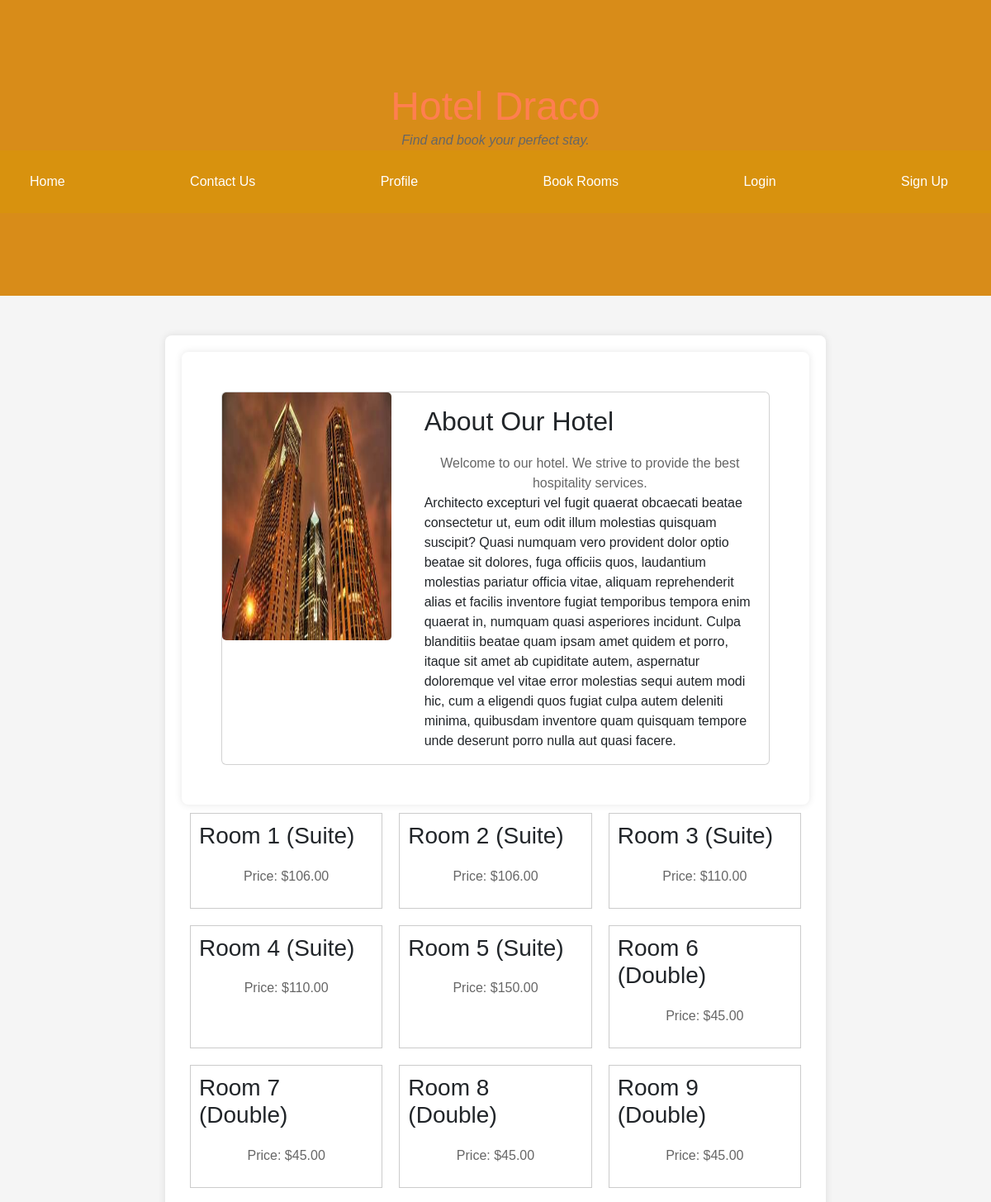
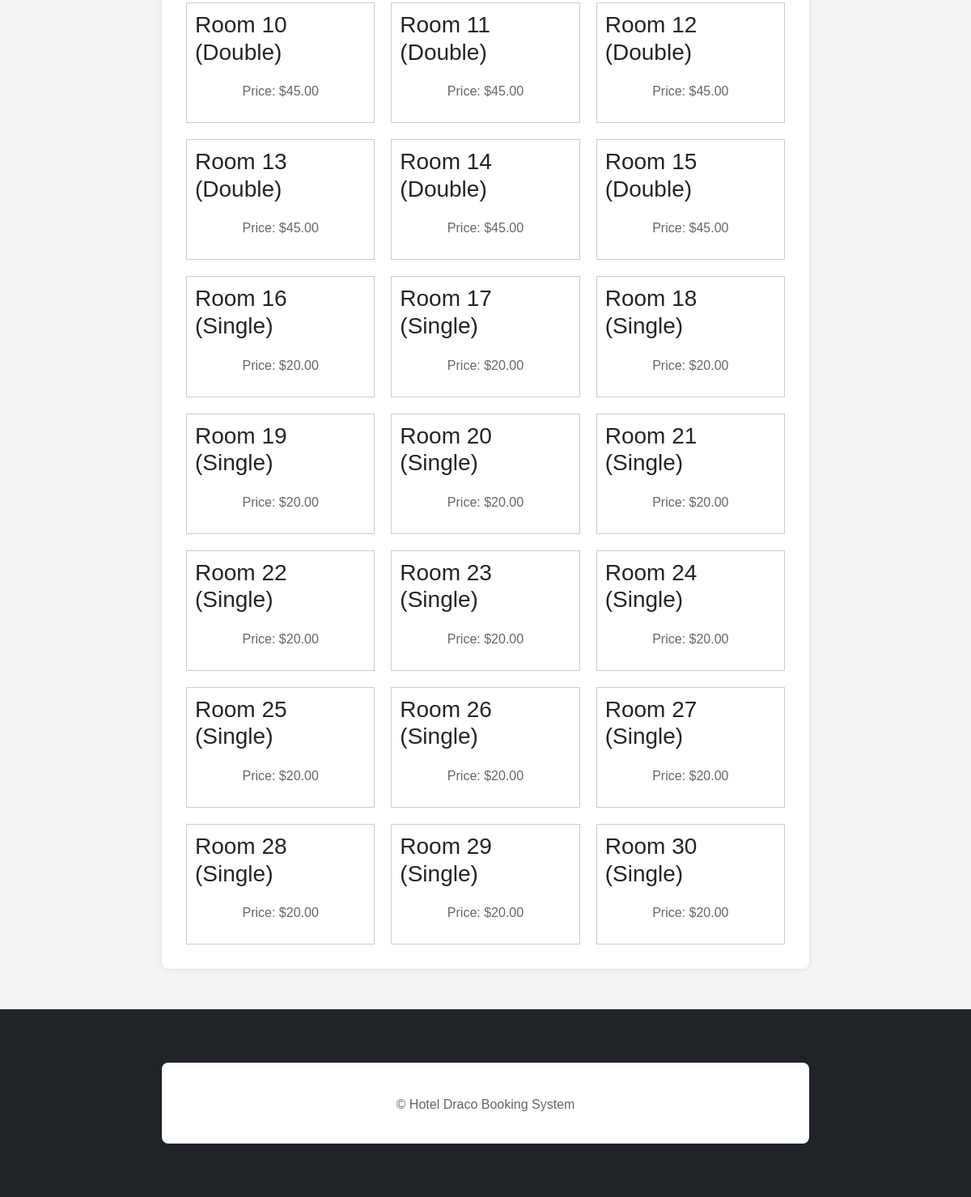
The page / on the database its author committed (2 pictures, top to bottom).
### booking/models.py (models this page shows, shortened)
class Room(models.Model):
    ROOM_TYPES = [
        ('Single', 'Single'),
        ('Double', 'Double'),
        ('Suite', 'Suite'),
    ]
    room_number = models.CharField(max_length=10)
    room_type = models.CharField(max_length=10, choices=ROOM_TYPES)
    price = models.DecimalField(max_digits=6, decimal_places=2)
    is_available = models.BooleanField(default=True)

### booking/views.py (the view)
# urls.py: path('', views.home, name='home'),
def home(request):
    rooms = Room.objects.filter(is_available=True)
    return render(request, 'booking/home.html', {'rooms': rooms})

### booking/templates/booking/home.html (shortened to what this page needs)
{% extends 'booking/base.html' %}
{% block content %}
{% load static %}
<link
      rel="stylesheet"
      href="https://maxcdn.bootstrapcdn.com/bootstrap/4.5.2/css/bootstrap.min.css"
    />
    <link rel="stylesheet" href="{% static 'css/styles.css' %}" />
    {% load static %}
<!DOCTYPE html>
<html lang="en">
<head>
    <link rel="stylesheet" href="{% static 'css/bootstrap.min.css' %}">
    <link rel="stylesheet" href="{% static 'css/styles.css' %}">
</head>
<body>
        <div class="container m-auto p-lg-5">
            <div class="card m-auto">
                <div class="row ">
                    <div class="col-md-4">
                        <img src="{% static 'booking\images\bg2-img.jpeg' %}" alt="Background Image" style="height:300px" class="card-img">
                    </div>
                    <div class="col-md-8">
                        <div class="card-body">
                            <h2 class="card-title">About Our Hotel</h2>
                            <p class="card-text">Welcome to our hotel. We strive to provide the best hospitality services.</p>
                        {% lorem 1 b random %}
                          </div>
                    </div>
                </div>
            </div>
        </div>
    <div class="rooms">
        {% for room in rooms %}
        <div class="room">
            <h3>Room {{ room.room_number }} ({{ room.room_type }})</h3>
            <p>Price: ${{ room.price }}</p>
        </div>
        {% endfor %}
    </div>
{% endblock %}

### static/booking/css/styles.css (style rules this page uses)
.rooms { display: flex; flex-wrap: wrap; }
.room { border: 1px solid #ccc; padding: 10px; margin: 10px; width: calc(33.333% - 20px); box-sizing: border-box; }
body { font-family: Arial, sans-serif; margin: auto; padding: auto; background-color: #d88c19; }
.container { padding: 2em; }
h2 { margin: 14px, 16px; }
body, html { margin: 0; padding: 0; font-family: Arial, sans-serif; background-color: #f5f5f5; }
.container { max-width: 800px; margin: 50px auto; padding: 20px; background-color: #fff; border-radius: 8px; box-shadow: 0 0 10px rgba(0, 0, 0, 0.1); }
p { text-align: center; margin-top: 20px; color: #666; }

### booking/templates/booking/base.html (style rules this page uses)
body { font-family: Arial, sans-serif; background-color: #f5f5f5; margin: 0; padding: 0; }

### rows shown on the page
Room: room_number "1", room_type "Suite", price "106.00"
Room: room_number "2", room_type "Suite", price "106.00"
Room: room_number "3", room_type "Suite", price "110.00"
Room: room_number "4", room_type "Suite", price "110.00"
Room: room_number "5", room_type "Suite", price "150.00"
Room: room_number "6", room_type "Double", price "45.00"
Room: room_number "7", room_type "Double", price "45.00"
Room: room_number "8", room_type "Double", price "45.00"
Room: room_number "9", room_type "Double", price "45.00"
Room: room_number "10", room_type "Double", price "45.00"
Room: room_number "11", room_type "Double", price "45.00"
Room: room_number "12", room_type "Double", price "45.00"
Room: room_number "13", room_type "Double", price "45.00"
Room: room_number "14", room_type "Double", price "45.00"
Room: room_number "15", room_type "Double", price "45.00"
Room: room_number "16", room_type "Single", price "20.00"
Room: room_number "17", room_type "Single", price "20.00"
Room: room_number "18", room_type "Single", price "20.00"
Room: room_number "19", room_type "Single", price "20.00"
Room: room_number "20", room_type "Single", price "20.00"
Room: room_number "21", room_type "Single", price "20.00"
Room: room_number "22", room_type "Single", price "20.00"
Room: room_number "23", room_type "Single", price "20.00"
Room: room_number "24", room_type "Single", price "20.00"
Room: room_number "25", room_type "Single", price "20.00"
Room: room_number "26", room_type "Single", price "20.00"
Room: room_number "27", room_type "Single", price "20.00"
Room: room_number "28", room_type "Single", price "20.00"
Room: room_number "29", room_type "Single", price "20.00"
Room: room_number "30", room_type "Single", price "20.00"
